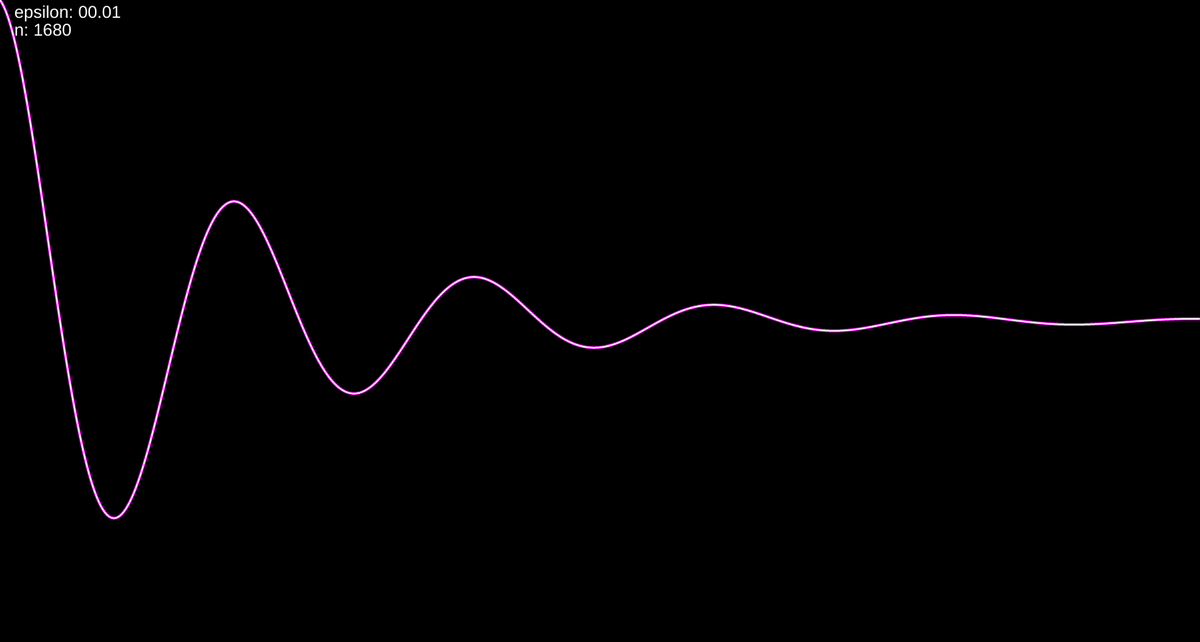
Frame 1 (no input)
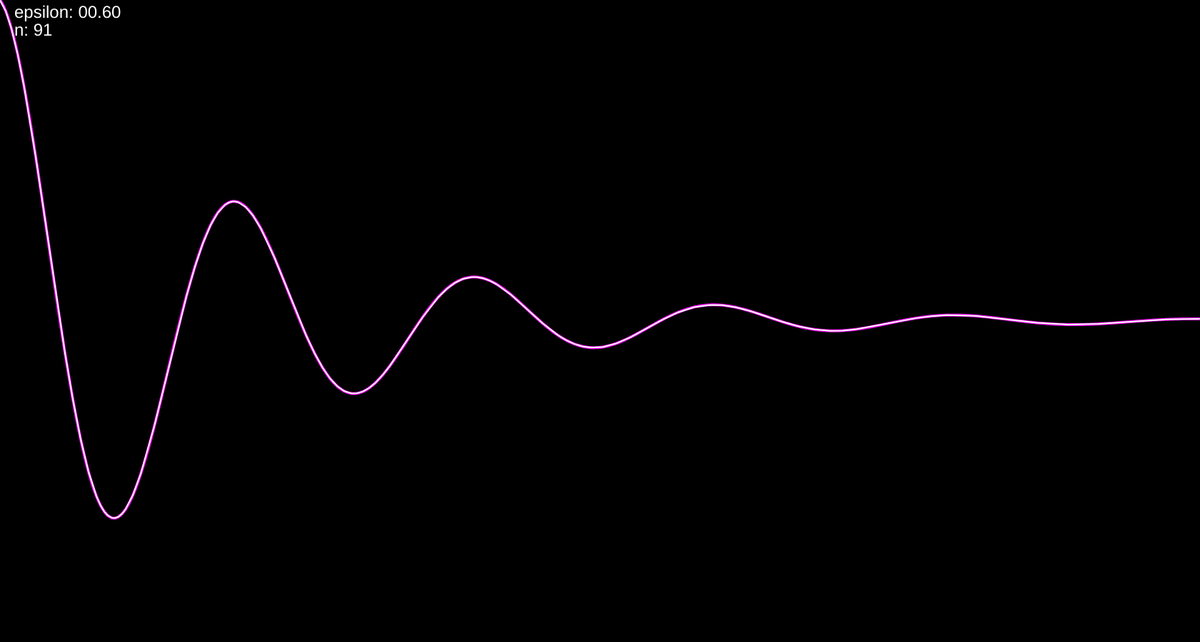
Frame 60 (no input)
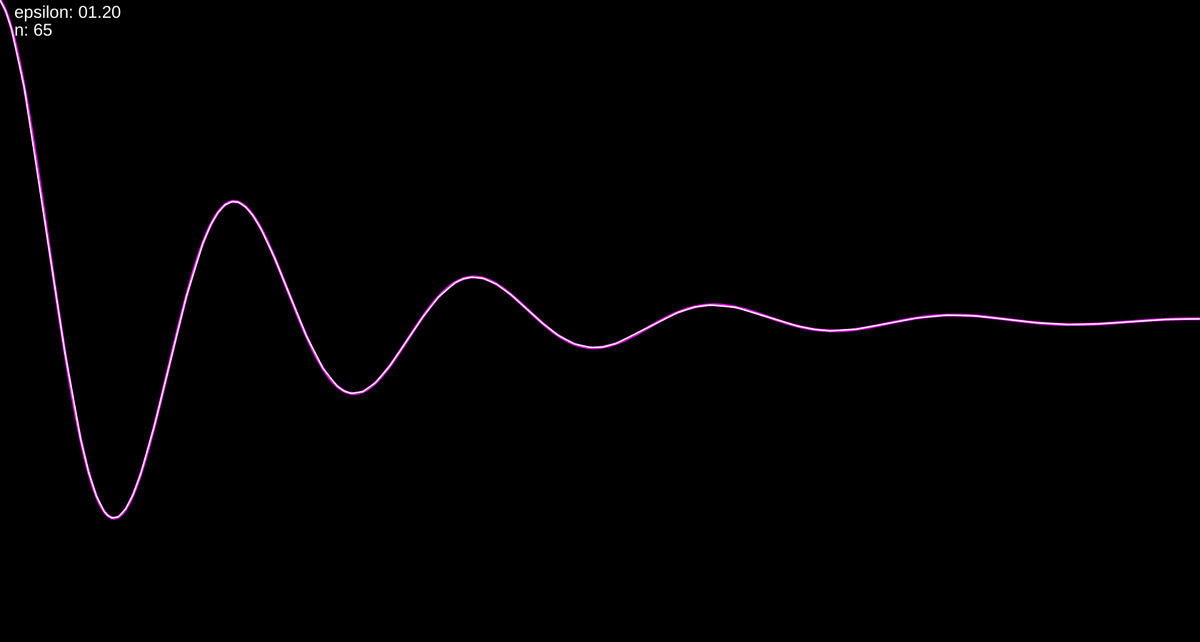
Frame 120 (the mouse pressed at the canvas centre since frame 60)

The p5.js sketch that drew these frames (run headless with seeded random() and noise() and a simulated clock; from frame 60 on, the mouse is pressed at the canvas centre):

// p5.js sketch
// ── sketch.js
const allPoints = [];
let epsilon = 0;

function setup() {
    createCanvas(1680, 900);
    for (let x = 0; x < width; x++) {
        const xval = map(x, 0, width, 0, 5);
        const yval = exp(-xval) * cos(TWO_PI * xval);
        const y = map(yval, -1, 1, height, 0);
        allPoints.push(createVector(x, y));
    }
}

function rdp(startIndex, endIndex, allPoints, rdpPoints) {
    const nextIndex = findFurthest(allPoints, startIndex, endIndex);
    if (nextIndex > 0) {
        if (startIndex != nextIndex) {
            rdp(startIndex, nextIndex, allPoints, rdpPoints);
        }
        rdpPoints.push(allPoints[nextIndex]);
        if (endIndex != nextIndex) {
            rdp(nextIndex, endIndex, allPoints, rdpPoints);
        }
    }
}


function findFurthest(points, a, b) {
    let recordDistance = -1;
    const start = points[a];
    const end = points[b];
    let furthestIndex = -1;
    for (let i = a + 1; i < b; i++) {
        const currentPoint = points[i];
        const d = lineDist(currentPoint, start, end);
        if (d > recordDistance) {
            recordDistance = d;
            furthestIndex = i;
        }
    }
    if (recordDistance > epsilon) {
        return furthestIndex;
    } else {
        return -1;
    }
}


function lineDist(c, a, b) {
    const norm = scalarProjection(c, a, b);
    return p5.Vector.dist(c, norm);
}

function scalarProjection(p, a, b) {
    const ap = p5.Vector.sub(p, a);
    const ab = p5.Vector.sub(b, a);
    ab.normalize(); // Normalize the line
    ab.mult(ap.dot(ab));
    const normalPoint = p5.Vector.add(a, ab);
    return normalPoint;
}


function draw() {
    background(0);

    const rdpPoints = [];

    const total = allPoints.length;
    const start = allPoints[0];
    const end = allPoints[total - 1];
    rdpPoints.push(start);
    rdp(0, total - 1, allPoints, rdpPoints);
    rdpPoints.push(end);
    //console.log(allPoints.size(), rdpPoints.length);

    epsilon += 0.01;
    if (epsilon > 100) {
        epsilon = 0;
    }

    //translate(0, -10);
    stroke(255, 0, 255);
    strokeWeight(4);
    noFill();
    beginShape();
    for (let v of allPoints) {
        vertex(v.x, v.y);
    }
    endShape();

    //translate(0, 20);
    stroke(255);
    strokeWeight(2);
    beginShape();
    for (let v of rdpPoints) {
        vertex(v.x, v.y);
    }
    endShape();
    fill(255);
    noStroke();
    textSize(24);
    text("epsilon: " + nf(epsilon, 2, 2), 20, 25);
    text("n: " + rdpPoints.length, 20, 50);
}
